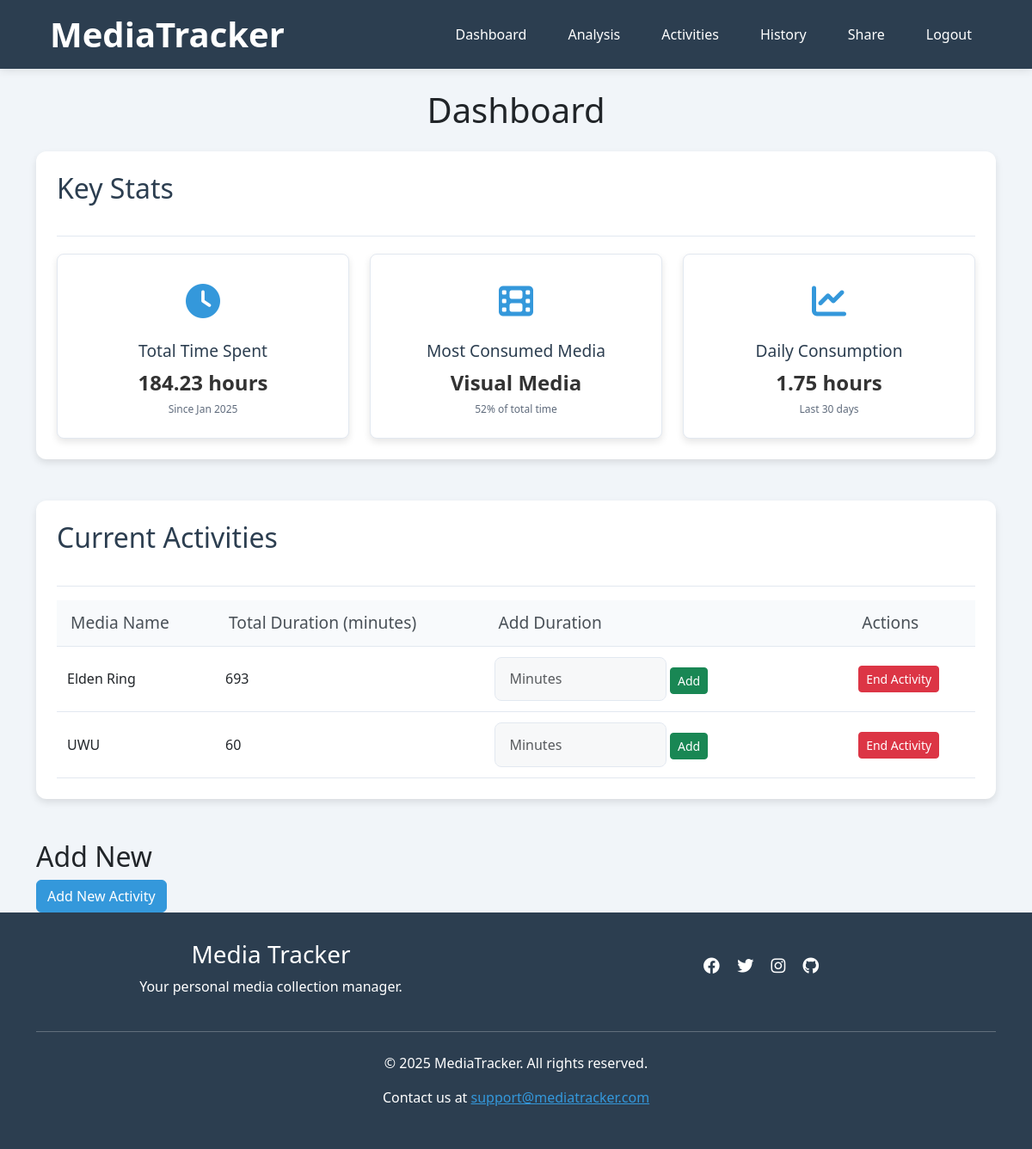
/dashboard (signed in), run on the app's committed database.
### app/models.py (models this page shows)
class Activities(db.Model):
    __tablename__ = 'Activities'
    id = db.Column(db.Integer, primary_key=True)
    username = db.Column(db.String(80), db.ForeignKey('Users.username'), nullable=False)
    media_type = db.Column(db.String(50), nullable=False)
    media_subtype = db.Column(db.String(50), nullable=True)
    media_name = db.Column(db.String(120), nullable=False)
    status = db.Column(db.String(20), nullable=False, default='ongoing')
    start_date = db.Column(db.Date, nullable=True)
    end_date = db.Column(db.Date, nullable=True)
    rating = db.Column(db.Float, nullable=True)
    comment = db.Column(db.Text, nullable=True)
    media_entries = db.relationship('Entries', backref='activity')

### app/routes.py (the view)
@app.route('/dashboard', methods=['GET', 'POST'])
def dashboard():
    if 'username' not in session:
        flash('Please log in to view your dashboard.', 'danger')
        return redirect(url_for('login'))
    username = session['username']
    if request.method == 'POST':
        handle_dashboard_form(username, request.form)
        return redirect(url_for('dashboard'))
    stats = get_user_statistics(username)
    current_activities = get_current_activities(username)
    return render_template(
        'dashboard.html',
        total_time=stats['total_time'],
        most_consumed_media=stats['most_consumed_media'],
        daily_average_time=stats['daily_average_time'],
        current_activities=current_activities
    )

### app/helpers/dashboard_handler.py (called while the page is built)
def get_current_activities(username):
    current_activities = Activities.query.filter_by(username=username, status='ongoing').all()
    activities = []
    for activity in current_activities:
        total_duration = db.session.query(
            func.sum(Entries.duration)
        ).filter_by(activity_id=activity.id).scalar()
        activities.append({
            "media_name": activity.media_name,
            "media_type": activity.media_type,
            "total_duration": total_duration or 0,
            "activity_id": activity.id
        })
    return activities

### app/templates/dashboard.html (shortened to what this page needs)
{% extends "base.html" %}
{% block content %}
<div class="container">
    <h1 class="text-center section-title">Dashboard</h1>
     <section class="section">
        <div class="section-header">
            <h2 class="section-title">Key Stats</h2>
        </div>
        <div class="stats-grid">
            <div class="stats-metric-card">
                <div class="stats-icon clock">
                    <i class="fas fa-clock"></i>
                </div>
                <div class="container">
                    <div class="stats-info"><h3>Total Time Spent</h3></div>
                    <div class="stats-info"><p>{{ total_time }} hours</p></div>
                    <div class="stats-sub">Since Jan 2025</div>
                </div>
            </div>
            <div class="stats-metric-card">
                <div class="stats-icon film">
                    <i class="fas fa-film"></i>
                </div>
                <div class="container">
                    <div class="stats-info"><h3>Most Consumed Media</h3></div>
                    <div class="stats-info"><p>{{ most_consumed_media }}</p></div>
                    <div class="stats-sub">52% of total time</div>
                </div>
            </div>
            <div class="stats-metric-card">
                <div class="stats-icon chart">
                    <i class="fas fa-chart-line"></i>
                </div>
                <div class="container">
                    <div class="stats-info"><h3>Daily Consumption</h3></div>
                    <div class="stats-info"><p>{{ daily_average_time }} hours</p></div>
                    <div class="stats-sub">Last 30 days</div>
                </div>
            </div>
        </div>
    </section>
    <section class="section mt-5">
        <div class="section-header" style="margin-bottom: 0;">
            <h2 class="section-title">Current Activities</h2>
        </div>
        <div  class="table-container">
        <table>
            <thead>
                <tr>
                    <th>Media Name</th>
                    <th>Total Duration (minutes)</th>
                    <th>Add Duration</th>
                    <th>Actions</th>
                </tr>
            </thead>
            <tbody>
                {% for activity in current_activities %}
                <tr>
                    <td>{{ activity.media_name }}</td>
                    <td>{{ activity.total_duration }}</td>
                    <td>
                        <form action="{{ url_for('dashboard') }}" method="POST" class="d-inline">
                            <input type="number" name="duration" class="form-control d-inline w-50" placeholder="Minutes" required>
                            <button type="submit" name="add_duration" class="btn btn-success btn-sm">Add</button>
                        </form>
                    </td>
                    <td>
                        <button class="btn btn-danger btn-sm" data-bs-toggle="modal" data-bs-target="#endActivityModal" data-activity-id="{{ activity.activity_id }}">End Activity</button>
                    </td>
                </tr>
                {% endfor %}
            </tbody>
        </table>
        </div>
    </section>
    <section class="add-new-entry mt-5">
        <h2 class="section-title">Add New</h2>
        <button class="btn btn-primary" data-bs-toggle="modal" data-bs-target="#addActivityModal">Add New Activity</button>
    </section>
</div>
{% endblock %}

### app/static/styles.css (style rules this page uses)
:root { --primary-color: #3498db; --secondary-color: #2c3e50; --background-color:#f1f5f9; --light-border: #e2e8f0; }
body { font-family: 'Segoe UI', Tahoma, Geneva, Verdana, sans-serif; background-color: var(--background-color); }
h1 { margin-top: 1.5rem; margin-bottom: 1.5rem; }
html, body { height: 100%; margin: 0; padding: 0; }
body { display: flex; flex-direction: column; }
table { width: 100%; border-collapse: collapse; }
th { background-color: #f8fafc; padding: 0.75rem 1rem; text-align: left; font-weight: 500; color: #495057; border-bottom: 1px solid var(--light-border); font-size: 1.2rem; }
td { padding: 0.75rem; border-bottom: 1px solid var(--light-border); vertical-align: middle; }
thead { padding: 0.75rem 1rem; }
.table-container { overflow-x: auto; margin-top: 1rem; }
.btn-primary { background-color: var(--primary-color); border-color: var(--primary-color); }
.section-header { display: flex; justify-content: space-between; align-items: center; margin-bottom: 1.25rem; padding-bottom: 0.75rem; border-bottom: 1px solid var(--light-border); }
.section { background: white; border-radius: 0.75rem; box-shadow: 0 4px 8px rgba(0,0,0,0.1); padding: 1.5rem; margin-bottom: 2rem; }
.section .section-title { font-size: 2rem; margin-bottom: 1.5rem; color: var(--secondary-color); }
.stats-grid { display: grid; grid-template-columns: repeat(auto-fit, minmax(250px, 1fr)); gap: 1.5rem; }
.stats-metric-card { background-color: #ffffff; border-radius: 8px; padding: 1.5rem; flex: 0 1 280px; box-shadow: 0 4px 8px rgba(0,0,0,0.1); text-align: center; transition: transform 0.3s, box-shadow 0.3s; border: 1px solid #e2e8f0; }
.stats-icon { font-size: 2.5rem; color: var(--primary-color); margin-bottom: 1rem; }
.stats-info h3 { font-size: 1.2rem; color: var(--secondary-color); margin-bottom: 0.5rem; }
.stats-info p { font-size: 1.5rem; font-weight: 600; margin: 0; color: #333333; }
.stats-sub { font-size: 0.75rem; color: #5f6b7c; margin-top: 0.25rem; }
.form-control { padding: 0.8rem 1rem; border-radius: 8px; border: 1px solid var(--light-border); transition: all 0.3s ease; font-size: 1rem; background-color: #f2f4f59c; }

### data on the page
Activities: media_type "Visual Media"
Activities: media_name "Elden Ring", total_duration "693"
Activities: media_name "UWU", total_duration "60"

### other printed values
{{ total_time }} "184.23"
{{ daily_average_time }} "1.75"
